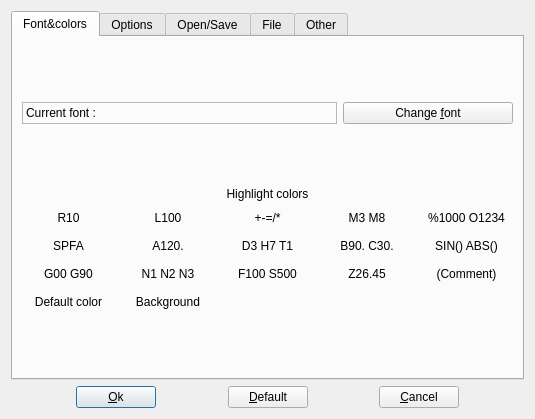
<?xml version="1.0" encoding="UTF-8"?>
<ui version="4.0">
 <class>SetupDialog</class>
 <widget class="QDialog" name="SetupDialog">
  <property name="geometry">
   <rect>
    <x>0</x>
    <y>0</y>
    <width>535</width>
    <height>419</height>
   </rect>
  </property>
  <property name="windowTitle">
   <string>Dialog</string>
  </property>
  <layout class="QVBoxLayout" name="verticalLayout">
   <item>
    <widget class="QTabWidget" name="tabWidget">
     <property name="tabPosition">
      <enum>QTabWidget::North</enum>
     </property>
     <property name="currentIndex">
      <number>0</number>
     </property>
     <widget class="QWidget" name="fontColorTab">
      <attribute name="title">
       <string>Font&amp;&amp;colors</string>
      </attribute>
      <layout class="QVBoxLayout" name="verticalLayout_4">
       <item>
        <spacer name="verticalSpacer_2">
         <property name="orientation">
          <enum>Qt::Vertical</enum>
         </property>
         <property name="sizeHint" stdset="0">
          <size>
           <width>20</width>
           <height>1</height>
          </size>
         </property>
        </spacer>
       </item>
       <item>
        <layout class="QHBoxLayout" name="horizontalLayout_2">
         <item>
          <widget class="QLabel" name="fontLabel">
           <property name="frameShape">
            <enum>QFrame::StyledPanel</enum>
           </property>
           <property name="frameShadow">
            <enum>QFrame::Sunken</enum>
           </property>
           <property name="text">
            <string>Current font :</string>
           </property>
          </widget>
         </item>
         <item>
          <widget class="QPushButton" name="changeFontButton">
           <property name="minimumSize">
            <size>
             <width>0</width>
             <height>0</height>
            </size>
           </property>
           <property name="maximumSize">
            <size>
             <width>170</width>
             <height>16777215</height>
            </size>
           </property>
           <property name="text">
            <string>Change &amp;font</string>
           </property>
          </widget>
         </item>
        </layout>
       </item>
       <item>
        <spacer name="verticalSpacer_4">
         <property name="orientation">
          <enum>Qt::Vertical</enum>
         </property>
         <property name="sizeHint" stdset="0">
          <size>
           <width>20</width>
           <height>40</height>
          </size>
         </property>
        </spacer>
       </item>
       <item>
        <widget class="QLabel" name="label_2">
         <property name="text">
          <string>Highlight colors</string>
         </property>
         <property name="alignment">
          <set>Qt::AlignCenter</set>
         </property>
        </widget>
       </item>
       <item>
        <layout class="QGridLayout" name="gridLayout">
         <item row="3" column="4">
          <widget class="QPushButton" name="commentColorButton">
           <property name="text">
            <string>(Comment)</string>
           </property>
           <property name="flat">
            <bool>true</bool>
           </property>
          </widget>
         </item>
         <item row="1" column="4">
          <widget class="QPushButton" name="progNameColorButton">
           <property name="autoFillBackground">
            <bool>false</bool>
           </property>
           <property name="text">
            <string>%1000 O1234</string>
           </property>
           <property name="flat">
            <bool>true</bool>
           </property>
          </widget>
         </item>
         <item row="3" column="2">
          <widget class="QPushButton" name="fsColorButton">
           <property name="text">
            <string>F100 S500</string>
           </property>
           <property name="flat">
            <bool>true</bool>
           </property>
          </widget>
         </item>
         <item row="3" column="1">
          <widget class="QPushButton" name="nColorButton">
           <property name="text">
            <string>N1 N2 N3</string>
           </property>
           <property name="flat">
            <bool>true</bool>
           </property>
          </widget>
         </item>
         <item row="3" column="3">
          <widget class="QPushButton" name="zColorButton">
           <property name="text">
            <string>Z26.45</string>
           </property>
           <property name="flat">
            <bool>true</bool>
           </property>
          </widget>
         </item>
         <item row="1" column="3">
          <widget class="QPushButton" name="mColorButton">
           <property name="autoFillBackground">
            <bool>false</bool>
           </property>
           <property name="text">
            <string>M3 M8</string>
           </property>
           <property name="flat">
            <bool>true</bool>
           </property>
          </widget>
         </item>
         <item row="1" column="2">
          <widget class="QPushButton" name="operatorColorButton">
           <property name="text">
            <string>+-=/*</string>
           </property>
           <property name="flat">
            <bool>true</bool>
           </property>
          </widget>
         </item>
         <item row="1" column="1">
          <widget class="QPushButton" name="lColorButton">
           <property name="text">
            <string>L100</string>
           </property>
           <property name="flat">
            <bool>true</bool>
           </property>
          </widget>
         </item>
         <item row="2" column="0">
          <widget class="QPushButton" name="keyWordColorButton">
           <property name="text">
            <string>SPFA</string>
           </property>
           <property name="flat">
            <bool>true</bool>
           </property>
          </widget>
         </item>
         <item row="2" column="2">
          <widget class="QPushButton" name="dhtColorButton">
           <property name="text">
            <string>D3 H7 T1</string>
           </property>
           <property name="flat">
            <bool>true</bool>
           </property>
          </widget>
         </item>
         <item row="1" column="0">
          <widget class="QPushButton" name="rColorButton">
           <property name="text">
            <string>R10</string>
           </property>
           <property name="flat">
            <bool>true</bool>
           </property>
          </widget>
         </item>
         <item row="2" column="1">
          <widget class="QPushButton" name="aColorButton">
           <property name="text">
            <string>A120.</string>
           </property>
           <property name="flat">
            <bool>true</bool>
           </property>
          </widget>
         </item>
         <item row="2" column="4">
          <widget class="QPushButton" name="macroColorButton">
           <property name="text">
            <string>SIN() ABS()</string>
           </property>
           <property name="flat">
            <bool>true</bool>
           </property>
          </widget>
         </item>
         <item row="2" column="3">
          <widget class="QPushButton" name="bColorButton">
           <property name="text">
            <string>B90. C30.</string>
           </property>
           <property name="flat">
            <bool>true</bool>
           </property>
          </widget>
         </item>
         <item row="3" column="0">
          <widget class="QPushButton" name="gColorButton">
           <property name="text">
            <string>G00 G90</string>
           </property>
           <property name="flat">
            <bool>true</bool>
           </property>
          </widget>
         </item>
         <item row="4" column="0">
          <widget class="QPushButton" name="fontColorButton">
           <property name="text">
            <string>Default color</string>
           </property>
           <property name="flat">
            <bool>true</bool>
           </property>
          </widget>
         </item>
         <item row="4" column="1">
          <widget class="QPushButton" name="backgroundColorButton">
           <property name="text">
            <string>Background</string>
           </property>
           <property name="flat">
            <bool>true</bool>
           </property>
          </widget>
         </item>
        </layout>
       </item>
       <item>
        <spacer name="verticalSpacer_7">
         <property name="orientation">
          <enum>Qt::Vertical</enum>
         </property>
         <property name="sizeHint" stdset="0">
          <size>
           <width>20</width>
           <height>40</height>
          </size>
         </property>
        </spacer>
       </item>
      </layout>
     </widget>
     <widget class="QWidget" name="optionsTab">
      <attribute name="title">
       <string>Options</string>
      </attribute>
      <layout class="QGridLayout" name="gridLayout_6">
       <item row="4" column="0">
        <widget class="QCheckBox" name="syntaxHCheckBox">
         <property name="text">
          <string>&amp;Syntax highlight</string>
         </property>
        </widget>
       </item>
       <item row="4" column="2">
        <widget class="QPushButton" name="curLineColorButton">
         <property name="toolTip">
          <string>Highlighted current line color</string>
         </property>
         <property name="text">
          <string>Hi&amp;ghlighted current line color</string>
         </property>
         <property name="autoDefault">
          <bool>false</bool>
         </property>
         <property name="flat">
          <bool>true</bool>
         </property>
        </widget>
       </item>
       <item row="4" column="1">
        <spacer name="horizontalSpacer_5">
         <property name="orientation">
          <enum>Qt::Horizontal</enum>
         </property>
         <property name="sizeHint" stdset="0">
          <size>
           <width>40</width>
           <height>20</height>
          </size>
         </property>
        </spacer>
       </item>
       <item row="6" column="2">
        <widget class="QCheckBox" name="underlineCheckBox">
         <property name="text">
          <string>Underline changes</string>
         </property>
        </widget>
       </item>
       <item row="5" column="2">
        <widget class="QPushButton" name="underlineColorButton">
         <property name="toolTip">
          <string>Underline color</string>
         </property>
         <property name="text">
          <string>U&amp;nderline color</string>
         </property>
         <property name="autoDefault">
          <bool>false</bool>
         </property>
         <property name="flat">
          <bool>true</bool>
         </property>
        </widget>
       </item>
       <item row="5" column="0">
        <widget class="QCheckBox" name="capsLockCheckBox">
         <property name="text">
          <string>&amp;Internal CAPS LOCK</string>
         </property>
        </widget>
       </item>
       <item row="7" column="2">
        <widget class="QCheckBox" name="clearUnderlinecheckBox">
         <property name="toolTip">
          <string>Clear underline changes on save</string>
         </property>
         <property name="text">
          <string>Clear underline on save</string>
         </property>
        </widget>
       </item>
       <item row="8" column="2">
        <widget class="QCheckBox" name="changeDateOnSave">
         <property name="toolTip">
          <string>When saving, it modifies the date in the comments in the header of the file.</string>
         </property>
         <property name="text">
          <string>Change date on save</string>
         </property>
        </widget>
       </item>
       <item row="7" column="0">
        <widget class="QCheckBox" name="clearUndocheckBox">
         <property name="toolTip">
          <string>Clear undo/redo history on save</string>
         </property>
         <property name="text">
          <string>Clear undo/redo history on save</string>
         </property>
        </widget>
       </item>
       <item row="6" column="0">
        <widget class="QCheckBox" name="editorToolTipsCheckBox">
         <property name="text">
          <string>Show editor tooltips</string>
         </property>
         <property name="checked">
          <bool>false</bool>
         </property>
        </widget>
       </item>
       <item row="9" column="0">
        <spacer name="verticalSpacer_9">
         <property name="orientation">
          <enum>Qt::Vertical</enum>
         </property>
         <property name="sizeHint" stdset="0">
          <size>
           <width>20</width>
           <height>40</height>
          </size>
         </property>
        </spacer>
       </item>
      </layout>
     </widget>
     <widget class="QWidget" name="openSaveTab">
      <attribute name="title">
       <string>Open/Save</string>
      </attribute>
      <layout class="QHBoxLayout" name="horizontalLayout_11">
       <item>
        <widget class="QGroupBox" name="openGroup">
         <property name="title">
          <string>When open file:</string>
         </property>
         <layout class="QGridLayout" name="gridLayout_3">
          <item row="2" column="0">
           <widget class="QCheckBox" name="dropControl">
            <property name="toolTip">
             <string>&lt;html&gt;&lt;head/&gt;&lt;body&gt;&lt;p&gt;Older CNC systems could add control characters (&lt;code&gt;0x00&lt;/code&gt;-&lt;code&gt;0x1f&lt;/code&gt;) when uploading a file via the serial port, which looks like mojibake. The editor can delete such characters, leaving only carriage and newline characters.&lt;/p&gt;&lt;/body&gt;&lt;/html&gt;</string>
            </property>
            <property name="text">
             <string>Discard control symbols.</string>
            </property>
           </widget>
          </item>
          <item row="0" column="0">
           <widget class="QCheckBox" name="dropEmptyLine">
            <property name="toolTip">
             <string>&lt;html&gt;&lt;head/&gt;&lt;body&gt;&lt;p&gt;In some cases, the CNC inserts additional blank lines when the file is unloaded. The editor can recognise such lines and delete them.&lt;/p&gt;&lt;/body&gt;&lt;/html&gt;</string>
            </property>
            <property name="text">
             <string>Discard additional empty lines.</string>
            </property>
           </widget>
          </item>
          <item row="1" column="0">
           <widget class="QCheckBox" name="dropExtra">
            <property name="toolTip">
             <string>&lt;html&gt;&lt;head/&gt;&lt;body&gt;&lt;p&gt;Discard the upper 128 code points commonly used for national alphabets.&lt;/p&gt;&lt;/body&gt;&lt;/html&gt;</string>
            </property>
            <property name="text">
             <string>Discard extra symbols.</string>
            </property>
           </widget>
          </item>
          <item row="3" column="0">
           <spacer name="verticalSpacer_11">
            <property name="orientation">
             <enum>Qt::Vertical</enum>
            </property>
            <property name="sizeHint" stdset="0">
             <size>
              <width>20</width>
              <height>40</height>
             </size>
            </property>
           </spacer>
          </item>
         </layout>
        </widget>
       </item>
       <item>
        <widget class="QGroupBox" name="encodingGroup">
         <property name="title">
          <string>Use encoding:</string>
         </property>
         <layout class="QGridLayout" name="gridLayout_5">
          <item row="3" column="0">
           <spacer name="verticalSpacer_10">
            <property name="orientation">
             <enum>Qt::Vertical</enum>
            </property>
            <property name="sizeHint" stdset="0">
             <size>
              <width>20</width>
              <height>40</height>
             </size>
            </property>
           </spacer>
          </item>
          <item row="2" column="0">
           <widget class="QComboBox" name="encodingCombo">
            <property name="sizePolicy">
             <sizepolicy hsizetype="Preferred" vsizetype="Fixed">
              <horstretch>0</horstretch>
              <verstretch>0</verstretch>
             </sizepolicy>
            </property>
            <property name="editable">
             <bool>false</bool>
            </property>
           </widget>
          </item>
          <item row="0" column="0">
           <widget class="QCheckBox" name="showAllCodecs">
            <property name="text">
             <string>Show all available codecs</string>
            </property>
           </widget>
          </item>
          <item row="1" column="0">
           <widget class="QCheckBox" name="showAliases">
            <property name="text">
             <string>Show aliases</string>
            </property>
           </widget>
          </item>
         </layout>
        </widget>
       </item>
      </layout>
     </widget>
     <widget class="QWidget" name="extensionsTab">
      <property name="accessibleName">
       <string/>
      </property>
      <attribute name="title">
       <string>File</string>
      </attribute>
      <layout class="QHBoxLayout" name="horizontalLayout_3">
       <item>
        <widget class="QListWidget" name="lstExtensions">
         <property name="sizePolicy">
          <sizepolicy hsizetype="Minimum" vsizetype="Expanding">
           <horstretch>0</horstretch>
           <verstretch>0</verstretch>
          </sizepolicy>
         </property>
         <property name="maximumSize">
          <size>
           <width>150</width>
           <height>16777215</height>
          </size>
         </property>
         <property name="sortingEnabled">
          <bool>true</bool>
         </property>
        </widget>
       </item>
       <item>
        <layout class="QVBoxLayout" name="verticalLayout_3">
         <item>
          <layout class="QHBoxLayout" name="horizontalLayout_9">
           <item>
            <widget class="QPushButton" name="btnDeleteExtension">
             <property name="text">
              <string>Delete</string>
             </property>
             <property name="icon">
              <iconset resource="../../gcodeshared/application.qrc">
               <normaloff>:/images/list-remove.png</normaloff>:/images/list-remove.png</iconset>
             </property>
            </widget>
           </item>
           <item>
            <spacer name="horizontalSpacer_9">
             <property name="orientation">
              <enum>Qt::Horizontal</enum>
             </property>
             <property name="sizeHint" stdset="0">
              <size>
               <width>40</width>
               <height>20</height>
              </size>
             </property>
            </spacer>
           </item>
          </layout>
         </item>
         <item>
          <spacer name="verticalSpacer_3">
           <property name="orientation">
            <enum>Qt::Vertical</enum>
           </property>
           <property name="sizeHint" stdset="0">
            <size>
             <width>20</width>
             <height>5</height>
            </size>
           </property>
          </spacer>
         </item>
         <item>
          <layout class="QHBoxLayout" name="horizontalLayout_6">
           <item>
            <widget class="QLabel" name="label_3">
             <property name="text">
              <string>Extension to add: </string>
             </property>
            </widget>
           </item>
           <item>
            <widget class="QLineEdit" name="edtExtension">
             <property name="inputMask">
              <string/>
             </property>
             <property name="text">
              <string>*.</string>
             </property>
             <property name="maxLength">
              <number>5</number>
             </property>
            </widget>
           </item>
           <item>
            <widget class="QPushButton" name="btnAddExtension">
             <property name="text">
              <string>Add</string>
             </property>
             <property name="icon">
              <iconset resource="../../gcodeshared/application.qrc">
               <normaloff>:/images/add.png</normaloff>:/images/add.png</iconset>
             </property>
            </widget>
           </item>
          </layout>
         </item>
         <item>
          <widget class="Line" name="line_5">
           <property name="orientation">
            <enum>Qt::Horizontal</enum>
           </property>
          </widget>
         </item>
         <item>
          <spacer name="verticalSpacer_6">
           <property name="orientation">
            <enum>Qt::Vertical</enum>
           </property>
           <property name="sizeHint" stdset="0">
            <size>
             <width>20</width>
             <height>20</height>
            </size>
           </property>
          </spacer>
         </item>
         <item>
          <widget class="Line" name="line_2">
           <property name="orientation">
            <enum>Qt::Horizontal</enum>
           </property>
          </widget>
         </item>
         <item>
          <layout class="QHBoxLayout" name="horizontalLayout_7">
           <item>
            <widget class="QLabel" name="label_4">
             <property name="text">
              <string>Default save extension:</string>
             </property>
            </widget>
           </item>
           <item>
            <widget class="QLineEdit" name="edtSaveExtension">
             <property name="toolTip">
              <string>Extension to be added to filename when saving</string>
             </property>
             <property name="inputMask">
              <string>*.Aaa</string>
             </property>
             <property name="text">
              <string>*.nc</string>
             </property>
            </widget>
           </item>
          </layout>
         </item>
         <item>
          <widget class="Line" name="line_4">
           <property name="orientation">
            <enum>Qt::Horizontal</enum>
           </property>
          </widget>
         </item>
         <item>
          <spacer name="verticalSpacer_8">
           <property name="orientation">
            <enum>Qt::Vertical</enum>
           </property>
           <property name="sizeHint" stdset="0">
            <size>
             <width>20</width>
             <height>20</height>
            </size>
           </property>
          </spacer>
         </item>
         <item>
          <widget class="Line" name="line">
           <property name="orientation">
            <enum>Qt::Horizontal</enum>
           </property>
          </widget>
         </item>
         <item>
          <layout class="QVBoxLayout" name="verticalLayout_5">
           <item>
            <widget class="QLabel" name="label_7">
             <property name="text">
              <string>Guess file name by:</string>
             </property>
            </widget>
           </item>
           <item>
            <layout class="QHBoxLayout" name="horizontalLayout_10">
             <item>
              <widget class="QCheckBox" name="progNumCheckBox">
               <property name="text">
                <string>Program number</string>
               </property>
               <property name="checked">
                <bool>true</bool>
               </property>
               <property name="autoExclusive">
                <bool>true</bool>
               </property>
               <property name="tristate">
                <bool>false</bool>
               </property>
              </widget>
             </item>
             <item>
              <widget class="QCheckBox" name="firstCommCheckBox">
               <property name="toolTip">
                <string>Ensure that first comment in program is valid file name</string>
               </property>
               <property name="text">
                <string>First comment</string>
               </property>
               <property name="autoExclusive">
                <bool>true</bool>
               </property>
               <property name="tristate">
                <bool>false</bool>
               </property>
              </widget>
             </item>
            </layout>
           </item>
           <item>
            <widget class="Line" name="line_3">
             <property name="orientation">
              <enum>Qt::Horizontal</enum>
             </property>
            </widget>
           </item>
           <item>
            <widget class="QLabel" name="label_5">
             <property name="text">
              <string>Default save directory:</string>
             </property>
            </widget>
           </item>
           <item>
            <layout class="QHBoxLayout" name="horizontalLayout_8">
             <item>
              <widget class="QLineEdit" name="edtSaveDirectory"/>
             </item>
             <item>
              <widget class="QPushButton" name="btnBrowseDirectory">
               <property name="text">
                <string>Browse...</string>
               </property>
               <property name="icon">
                <iconset resource="../../gcodeshared/application.qrc">
                 <normaloff>:/images/browse.png</normaloff>:/images/browse.png</iconset>
               </property>
              </widget>
             </item>
            </layout>
           </item>
          </layout>
         </item>
        </layout>
       </item>
      </layout>
     </widget>
     <widget class="QWidget" name="otherTab">
      <attribute name="title">
       <string>Other</string>
      </attribute>
      <layout class="QVBoxLayout" name="verticalLayout_2">
       <item>
        <layout class="QHBoxLayout" name="horizontalLayout_5">
         <item>
          <widget class="QLabel" name="label">
           <property name="text">
            <string>Calculator exe :</string>
           </property>
          </widget>
         </item>
         <item>
          <widget class="QLineEdit" name="calcLineEdit">
           <property name="toolTip">
            <string>Calculator executable</string>
           </property>
          </widget>
         </item>
         <item>
          <widget class="QPushButton" name="browseButton">
           <property name="text">
            <string>&amp;Browse</string>
           </property>
           <property name="icon">
            <iconset resource="../../gcodeshared/application.qrc">
             <normaloff>:/images/browse.png</normaloff>:/images/browse.png</iconset>
           </property>
          </widget>
         </item>
        </layout>
       </item>
       <item>
        <layout class="QHBoxLayout" name="horizontalLayout_4">
         <item>
          <widget class="QGroupBox" name="groupBox">
           <property name="title">
            <string>Window title</string>
           </property>
           <layout class="QGridLayout" name="gridLayout_2">
            <item row="0" column="0">
             <widget class="QCheckBox" name="fileNameCheckBox">
              <property name="text">
               <string>Show file name</string>
              </property>
             </widget>
            </item>
            <item row="1" column="0">
             <widget class="QCheckBox" name="filePathCheckBox">
              <property name="text">
               <string>Show file path</string>
              </property>
             </widget>
            </item>
            <item row="2" column="0">
             <widget class="QCheckBox" name="titleCheckBox">
              <property name="text">
               <string>Show program title</string>
              </property>
             </widget>
            </item>
            <item row="3" column="0">
             <spacer name="verticalSpacer_5">
              <property name="orientation">
               <enum>Qt::Vertical</enum>
              </property>
              <property name="sizeHint" stdset="0">
               <size>
                <width>20</width>
                <height>40</height>
               </size>
              </property>
             </spacer>
            </item>
           </layout>
          </widget>
         </item>
         <item>
          <widget class="QGroupBox" name="groupBox_2">
           <property name="title">
            <string/>
           </property>
           <layout class="QGridLayout" name="gridLayout_4">
            <item row="0" column="1">
             <widget class="QCheckBox" name="tabbedModecheckBox">
              <property name="text">
               <string>&amp;Editor tabbed mode</string>
              </property>
             </widget>
            </item>
            <item row="1" column="1">
             <widget class="QCheckBox" name="readOnlyModeCheckBox">
              <property name="toolTip">
               <string>If set, all files will be opened in read-only mode</string>
              </property>
              <property name="text">
               <string>&amp;Viewer mode</string>
              </property>
             </widget>
            </item>
            <item row="6" column="1">
             <spacer name="verticalSpacer">
              <property name="orientation">
               <enum>Qt::Vertical</enum>
              </property>
              <property name="sizeHint" stdset="0">
               <size>
                <width>20</width>
                <height>40</height>
               </size>
              </property>
             </spacer>
            </item>
            <item row="5" column="1">
             <widget class="QComboBox" name="highlightModeComboBox">
              <property name="toolTip">
               <string>Default highlight style and tooltip mode</string>
              </property>
             </widget>
            </item>
            <item row="4" column="1">
             <widget class="QLabel" name="label_6">
              <property name="text">
               <string>Default highlight style:</string>
              </property>
             </widget>
            </item>
            <item row="2" column="1">
             <widget class="QCheckBox" name="startEmptyCheckBox">
              <property name="toolTip">
               <string>Do not reopen the editor windows at startup</string>
              </property>
              <property name="text">
               <string>Start empty window</string>
              </property>
             </widget>
            </item>
            <item row="3" column="1">
             <widget class="QCheckBox" name="disableFileChangeMonitorCheckBox">
              <property name="toolTip">
               <string>Do not show warning message when open file is modified by another application.</string>
              </property>
              <property name="text">
               <string>Disable file change monitor</string>
              </property>
             </widget>
            </item>
           </layout>
          </widget>
         </item>
        </layout>
       </item>
      </layout>
     </widget>
    </widget>
   </item>
   <item>
    <layout class="QHBoxLayout" name="horizontalLayout">
     <item>
      <spacer name="horizontalSpacer">
       <property name="orientation">
        <enum>Qt::Horizontal</enum>
       </property>
       <property name="sizeHint" stdset="0">
        <size>
         <width>40</width>
         <height>20</height>
        </size>
       </property>
      </spacer>
     </item>
     <item>
      <widget class="QPushButton" name="okButton">
       <property name="text">
        <string>&amp;Ok</string>
       </property>
       <property name="icon">
        <iconset resource="../../gcodeshared/application.qrc">
         <normaloff>:/images/ok.png</normaloff>:/images/ok.png</iconset>
       </property>
       <property name="default">
        <bool>true</bool>
       </property>
      </widget>
     </item>
     <item>
      <spacer name="horizontalSpacer_3">
       <property name="orientation">
        <enum>Qt::Horizontal</enum>
       </property>
       <property name="sizeHint" stdset="0">
        <size>
         <width>40</width>
         <height>20</height>
        </size>
       </property>
      </spacer>
     </item>
     <item>
      <widget class="QPushButton" name="defaultButton">
       <property name="text">
        <string>&amp;Default</string>
       </property>
       <property name="icon">
        <iconset resource="../../gcodeshared/application.qrc">
         <normaloff>:/images/default.png</normaloff>:/images/default.png</iconset>
       </property>
       <property name="autoDefault">
        <bool>false</bool>
       </property>
      </widget>
     </item>
     <item>
      <spacer name="horizontalSpacer_4">
       <property name="orientation">
        <enum>Qt::Horizontal</enum>
       </property>
       <property name="sizeHint" stdset="0">
        <size>
         <width>40</width>
         <height>20</height>
        </size>
       </property>
      </spacer>
     </item>
     <item>
      <widget class="QPushButton" name="cancelButton">
       <property name="text">
        <string>&amp;Cancel</string>
       </property>
       <property name="icon">
        <iconset resource="../../gcodeshared/application.qrc">
         <normaloff>:/images/window-close.png</normaloff>:/images/window-close.png</iconset>
       </property>
       <property name="autoDefault">
        <bool>false</bool>
       </property>
      </widget>
     </item>
     <item>
      <spacer name="horizontalSpacer_2">
       <property name="orientation">
        <enum>Qt::Horizontal</enum>
       </property>
       <property name="sizeHint" stdset="0">
        <size>
         <width>40</width>
         <height>20</height>
        </size>
       </property>
      </spacer>
     </item>
    </layout>
   </item>
  </layout>
 </widget>
 <tabstops>
  <tabstop>tabWidget</tabstop>
  <tabstop>changeFontButton</tabstop>
  <tabstop>rColorButton</tabstop>
  <tabstop>lColorButton</tabstop>
  <tabstop>operatorColorButton</tabstop>
  <tabstop>mColorButton</tabstop>
  <tabstop>progNameColorButton</tabstop>
  <tabstop>keyWordColorButton</tabstop>
  <tabstop>aColorButton</tabstop>
  <tabstop>dhtColorButton</tabstop>
  <tabstop>bColorButton</tabstop>
  <tabstop>macroColorButton</tabstop>
  <tabstop>gColorButton</tabstop>
  <tabstop>nColorButton</tabstop>
  <tabstop>fsColorButton</tabstop>
  <tabstop>zColorButton</tabstop>
  <tabstop>commentColorButton</tabstop>
  <tabstop>fontColorButton</tabstop>
  <tabstop>backgroundColorButton</tabstop>
  <tabstop>syntaxHCheckBox</tabstop>
  <tabstop>capsLockCheckBox</tabstop>
  <tabstop>editorToolTipsCheckBox</tabstop>
  <tabstop>clearUndocheckBox</tabstop>
  <tabstop>curLineColorButton</tabstop>
  <tabstop>underlineColorButton</tabstop>
  <tabstop>underlineCheckBox</tabstop>
  <tabstop>clearUnderlinecheckBox</tabstop>
  <tabstop>lstExtensions</tabstop>
  <tabstop>btnDeleteExtension</tabstop>
  <tabstop>edtExtension</tabstop>
  <tabstop>btnAddExtension</tabstop>
  <tabstop>edtSaveExtension</tabstop>
  <tabstop>progNumCheckBox</tabstop>
  <tabstop>firstCommCheckBox</tabstop>
  <tabstop>edtSaveDirectory</tabstop>
  <tabstop>btnBrowseDirectory</tabstop>
  <tabstop>calcLineEdit</tabstop>
  <tabstop>browseButton</tabstop>
  <tabstop>fileNameCheckBox</tabstop>
  <tabstop>filePathCheckBox</tabstop>
  <tabstop>titleCheckBox</tabstop>
  <tabstop>tabbedModecheckBox</tabstop>
  <tabstop>readOnlyModeCheckBox</tabstop>
  <tabstop>startEmptyCheckBox</tabstop>
  <tabstop>highlightModeComboBox</tabstop>
  <tabstop>okButton</tabstop>
  <tabstop>defaultButton</tabstop>
  <tabstop>cancelButton</tabstop>
 </tabstops>
 <resources>
  <include location="../../gcodeshared/application.qrc"/>
 </resources>
 <connections/>
</ui>
